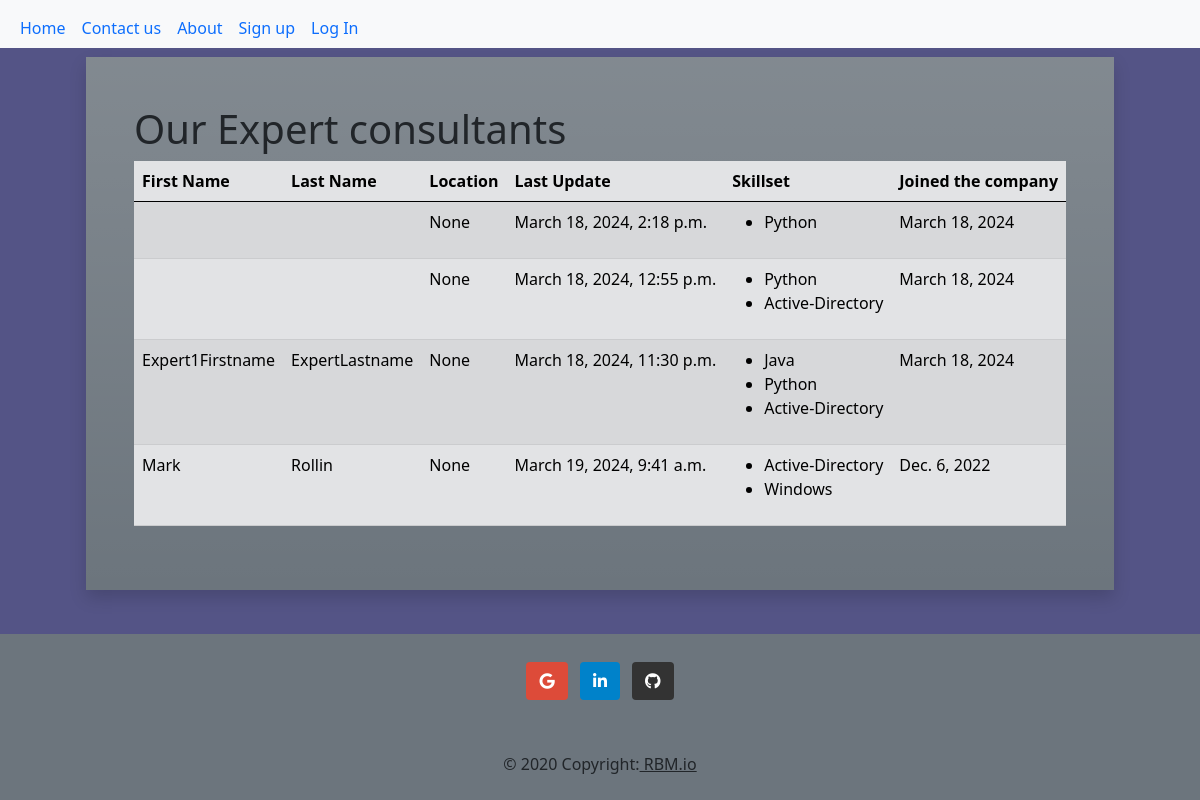
The page /user_app/listexpert/ on the database as committed earlier.
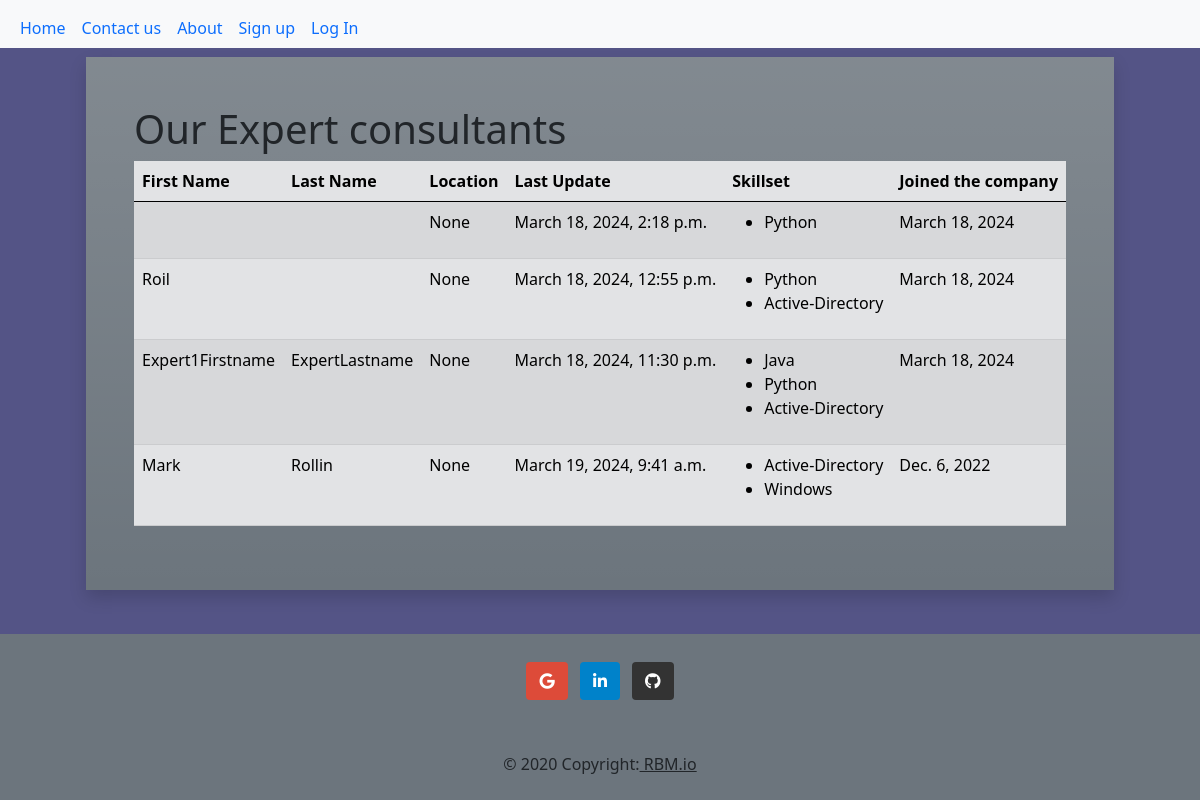
The same page on the database as committed later.
### user_app/models.py (models this page shows, shortened)
class Expert(models.Model):
    user = models.OneToOneField(CustomUser, on_delete=models.CASCADE)
    skills = models.ManyToManyField(Skill, related_name='experts')
    start_date = models.DateField()

class CustomUser(AbstractUser):
    location = models.CharField(max_length=200, null=True, blank=True)
    name = models.CharField(max_length=200, blank=True, null=True)
    is_customer = models.BooleanField(default=False)
    is_expert = models.BooleanField(default=False)
    is_manager = models.BooleanField(default=False)
    created_at = models.DateTimeField(auto_now_add=True)
    updated_at = models.DateTimeField(auto_now=True)

class Skill(models.Model):
    name = models.CharField(max_length=100, null=True, blank=True)
    category = models.CharField(max_length=100, null=True, blank=True)
    level = models.SmallIntegerField()

### user_app/views.py (the view)
# urls.py: path('listexpert/', ExpertListView.as_view(), name='list_expert'),
class ExpertListView(ListView):
    model = Expert
    template_name = 'customer/listexpert.html'
    context_object_name = 'experts'
    paginate_by = 5
    def get_queryset(self):
        queryset = super().get_queryset()
        category = self.request.GET.get('category')
        if category:
            queryset = queryset.filter(skills__category=category)
        return queryset
    def get_context_data(self, **kwargs):
        context = super().get_context_data(**kwargs)
        context['categories'] = Skill.objects.values_list('category', flat=True).distinct()
        return context

### user_app/templates/customer/listexpert.html (shortened to what this page needs)
{% extends 'base.html' %}
{% block content %}
<div class="d-flex align-items-center primary justify-content-center" style="height: 550px;">
    <div class="p-5 m-5 bg-secondary bg-gradient text-black shadow rounded-5">
    <h1>Our Expert consultants</h1>
<table class="table table-dark table-striped">
    <thead>
        <tr class="table-secondary">
            <th>First Name</th>
            <th>Last Name</th>
            <th>Location</th>
            <th>Last Update </th>
            <th>Skillset</th>
            <th>Joined the company</th>
        </tr>
    </thead>
    <tbody>
        {% for expert in experts %}
            <tr class="table-secondary">
                <td>{{ expert.user.first_name }}</td>
                <td>{{ expert.user.last_name }}</td>
                <td>{{ expert.user.location }}</td>
                <td>{{ expert.user.updated_at }}</td>
                <td>
                    <ul>
                        {% for skill in expert.skills.all %}
                            <li>{{ skill.name }}</li>
                        {% endfor %}
                    </ul>
                </td>
                <td>{{ expert.start_date }}</td>
            </tr>
        {% endfor %}
    </tbody>
</table>
{% endblock %}

### user_app/templates/base.html (shortened to what this page needs)
{% load static %}
<!DOCTYPE html>
<html lang="en">
<head>
    <link rel="stylesheet" href="https://cdnjs.cloudflare.com/ajax/libs/font-awesome/5.15.3/css/all.min.css">
    <link href="https://cdn.jsdelivr.net/npm/bootstrap@5.0.1/dist/css/bootstrap.min.css" rel="stylesheet">
    <link rel="stylesheet" href="{% static 'css/style.css' %}">
</head>
<body>
                <div class="navbar navbar-expand-sm bg-light";>
                    <div class="container-fluid border-cont">
                        <ul class="navbar-nav">
                            <li class="nav-item">
                                <a class="nav-link"href="{% url 'home' %}">Home</a>
                            </li>
                            <li class="nav-item">
                                <a class="nav-link" href="#">Contact us</a>
                            </li>
                            <li class="nav-item">
                                <a class="nav-link" href="{% url 'about'%}">About</a>
                            </li>
                    {% if user.is_authenticated %}
                            <li class="nav-item">
                                <a class="nav-link" href="{% url 'confirmlogout'%}">log out</a>
                            </li>
                                <a class="nav-link" href="{% url 'customer_profile'%}">profile</a>
                            <li class="nav-item">
                                <a class="nav-link" href="{% url 'list_expert'%}">Our consultant</a>
                            </li>
                    {% else %}
                            <li class="nav-item">
                                <a class="nav-link" href="{% url 'signup'%}">Sign up</a>
                            </li>
                            <li class="nav-item">
                                <a class="nav-link" href="{% url 'login'%}">Log In</a>
                            </li>
                        {% endif %}
                </div>
            </div>
    <main>
        {% block content %}
        {% endblock content %}
    </main>
    <footer class="bg-secondary container-fluid fixed-bottom text-center">
        <div class="container p-4 pb-0">
            <section class="mb-4 w-100">
                <a class="btn text-white btn-floating m-1" style="background-color: #dd4b39;" href="#!" role="button"><i class="fab fa-google"></i></a>
                <a class="btn text-white btn-floating m-1" style="background-color: #0082ca;" href="#!" role="button"><i class="fab fa-linkedin-in"></i></a>
                <a class="btn text-white btn-floating m-1" style="background-color: #333333;" href="#!" role="button"><i class="fab fa-github"></i></a>
            </section>
        </div>
        <div class="text-center p-4">
            © 2020 Copyright:<a class="text-body" href="RBM.io">&nbsp;RBM.io</a>
        </div>
    </footer>
</body>
</html>

### static/css/style.css (style rules this page uses)
.border-cont { border-bottom: solid radial-gradient(circle, rgb(251, 6, 124) 6%, rgb(95, 87, 252) 8%, rgba(171,171,171,1) 100%) 4px; margin-bottom: -8px; z-index: 2; }

### user_app/templates/base.html (style rules this page uses)
body { background: rgb(84, 84, 134); }

Rows that differ between the two databases and show on the page:
changed through a linked row, Expert: user.first_name (not shown) → "Roil"
